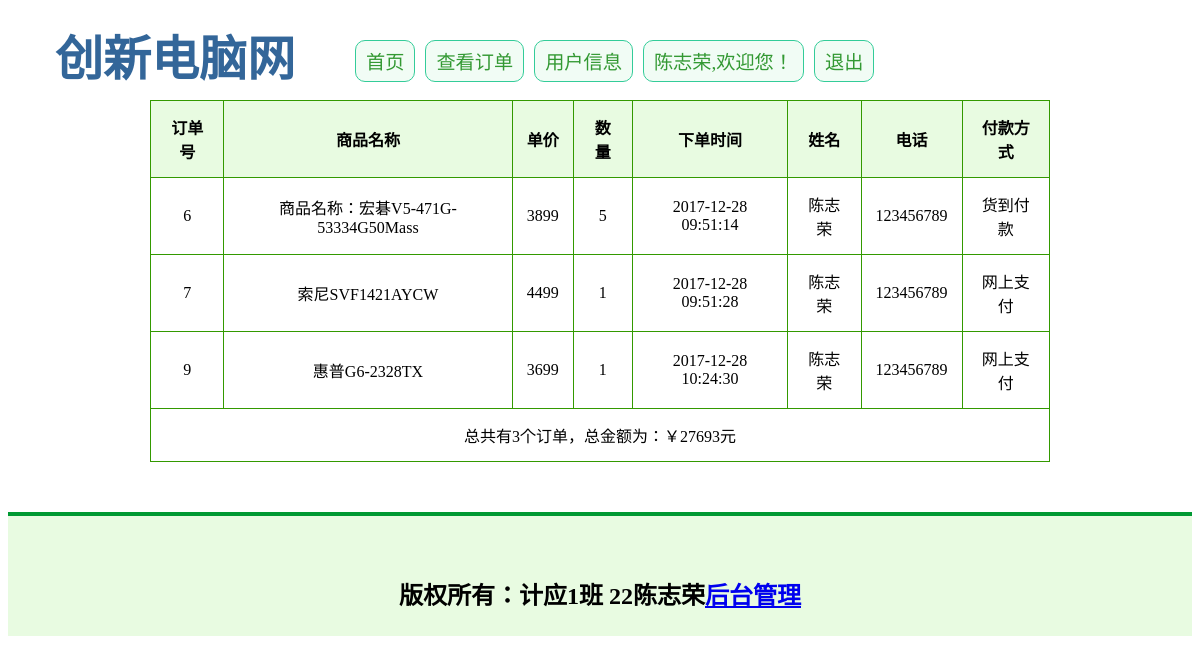
Page /user/showOrder.php (signed in) on the committed database.
### tables this page shows
CREATE TABLE IF NOT EXISTS `goodsorder` (
  `oid` int(11) NOT NULL AUTO_INCREMENT,
  `gid` int(11) NOT NULL,
  `uid` int(11) NOT NULL,
  `onum` int(11) NOT NULL,
  `otime` varchar(100) NOT NULL,
  `buyType` varchar(100) NOT NULL,
  PRIMARY KEY (`oid`),
  KEY `FK_gid` (`gid`),
  KEY `FK_uid` (`uid`)
);

CREATE TABLE IF NOT EXISTS `goods` (
  `gid` int(11) NOT NULL AUTO_INCREMENT,
  `gname` varchar(50) NOT NULL COMMENT '商品名字',
  `gpic` varchar(50) NOT NULL COMMENT '商品图片',
  `gprice` float NOT NULL COMMENT '商品单价',
  `gnum` int(11) NOT NULL COMMENT '库存',
  `ginfo` varchar(300) NOT NULL COMMENT '介绍',
  PRIMARY KEY (`gid`)
);

CREATE TABLE IF NOT EXISTS `userform` (
  `uid` int(11) NOT NULL AUTO_INCREMENT,
  `uName` varchar(20) NOT NULL,
  `uPass` varchar(20) NOT NULL,
  `uRealName` varchar(20) NOT NULL,
  `uTel` varchar(20) NOT NULL,
  `uAddr` varchar(60) NOT NULL,
  PRIMARY KEY (`uid`)
);

### user/showOrder.php (the view, shortened to what this page needs)
<!DOCTYPE html PUBLIC "-//W3C//DTD XHTML 1.0 Transitional//EN" "http://www.w3.org/TR/xhtml1/DTD/xhtml1-transitional.dtd">
<html xmlns="http://www.w3.org/1999/xhtml">
<head>
</head>
<body>
<?php
include "../inc/head2.php";
include '../inc/conn.php';
$uid=$_SESSION['uid'];
$sql="select oid,gname,gprice,onum,otime,uRealName,uTel,buyType from goodsorder,userform,goods where goodsorder.uid=userform.uid and goodsorder.gid=goods.gid and goodsorder.uid=".$uid;
$result=mysql_query($sql);
	if(@$rs=mysql_fetch_array($result)){
		$sum=0;
		$num=0;
		echo '<table class="order" width="900" align="center" border="0">';
		echo "<tr><th>订单号</th><th>商品名称</th><th>单价</th><th>数量</th><th>下单时间</th><th>姓名</th><th>电话</th><th>付款方式</th></tr>";
		do{
			echo "<tr><td>".$rs['oid']."</td>";
			echo "<td>".$rs['gname']."</td>";
			echo "<td>".$rs['gprice']."</td>";
			echo "<td>".$rs['onum']."</td>";
			echo "<td>".$rs['otime']."</td>";
			echo "<td>".$rs['uRealName']."</td>";
			echo "<td>".$rs['uTel']."</td>";
			echo "<td>".$rs['buyType']."</td>";
			echo "</tr>";
			$sum +=$rs['gprice'] * $rs['onum'];
			$num++;
			}while($rs=mysql_fetch_array($result));
			echo "<tr><td colspan='10'>总共有".$num."个订单，总金额为：￥".$sum."元</td></tr>";
			echo "</table>";
	}else{
		echo "<h1>还没有下单！</h1>";
		}
?>
</body>
</html>

### user/showOrder.php (style rules this page uses)
.order,.order th,.order td { border:solid 1px #339900; border-collapse:collapse; padding:14px; }
.order th { background:#E8FBE1; }
.order td { text-align:center; }

### rows in the picture
goodsorder: oid "6", gid.gname "商品名称：宏碁V5-471G-53334G50Mass", gid.gprice "3899", onum "5", otime "2017-12-28 09:51:14", uid.uRealName "陈志荣", uid.uTel "123456789", buyType "货到付款"
goodsorder: oid "7", gid.gname "索尼SVF1421AYCW", gid.gprice "4499", onum "1", otime "2017-12-28 09:51:28", uid.uRealName "陈志荣", uid.uTel "123456789", buyType "网上支付"
goodsorder: oid "9", gid.gname "惠普G6-2328TX", gid.gprice "3699", onum "1", otime "2017-12-28 10:24:30", uid.uRealName "陈志荣", uid.uTel "123456789", buyType "网上支付"

### other values in the picture
$_SESSION['user'] "陈志荣"
$num "3"
$sum "27693"
